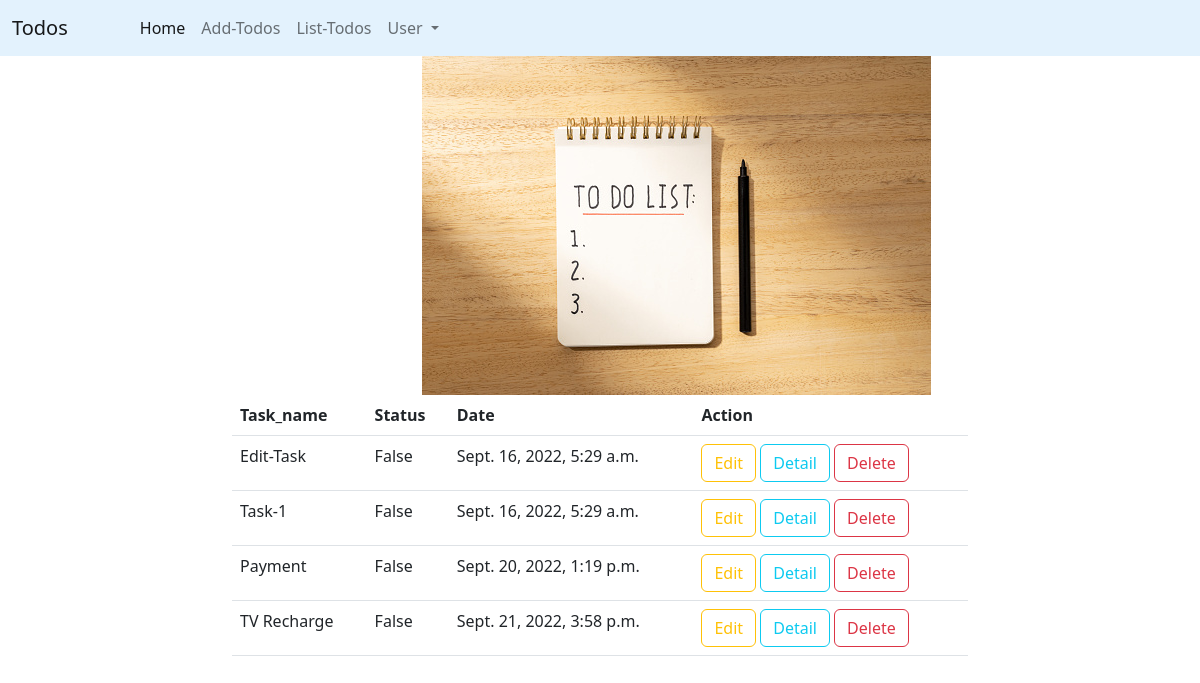
The page /todos/all (signed in) on the database as committed earlier.
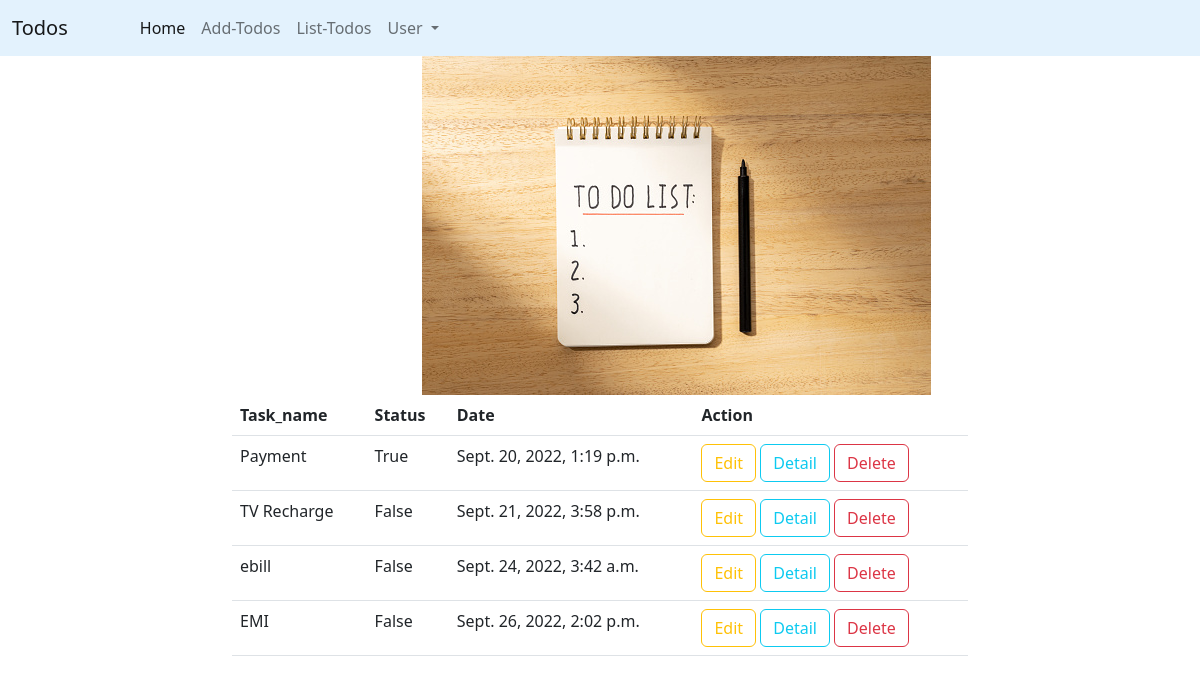
The same page on the database as committed later.
### todoapp/models.py (models this page shows, shortened)
class Todo(models.Model):
    user=models.ForeignKey(User,on_delete=models.CASCADE)
    task_name=models.CharField(max_length=120)
    status=models.BooleanField(default=False)
    date=models.DateTimeField(auto_now_add=True)

### todoapp/views.py (the view)
# urls.py: path("todos/all",views.TodoListView.as_view(),name="todos-list"),
@method_decorator(signin_required,name="dispatch")
class TodoListView(ListView):
    model = Todo
    context_object_name = "todos"
    template_name = "todolist.html"
    def get_queryset(self):  # to customize queryset we should override get_queryset
        return Todo.objects.filter(user=self.request.user)

### todoapp/templates/todolist.html (shortened to what this page needs)
{%extends 'base.html'%}
{%block body_block%}
{%load static%}
<div class="container">
    <div class="row">
        <div class="col-4"></div>
        <div class="col-4">
            <img src="{%static 'images/todolist.jpg'%}" alt="">
        </div>
        <div class="col-4"></div>
    </div>
    <div class="row">
        <div class="col-2"></div>
        <div class="col-8">
            {%if todos%}
            <table class="table">
                <tr>
                    <th>Task_name</th>
                    <th>Status</th>
                    <th>Date</th>
                    <th>Action</th>
                </tr>
                {%for todo in todos%}
                <tr>
                    <td>{{todo.task_name}}</td>
                    <td>{{todo.status}}</td>
                    <td>{{todo.date}}</td>
                    <td>
                        <a href="{%url 'edit-todo' todo.id%}" class="btn btn-outline-warning">Edit</a>
                        <a href="{%url 'todo-detail' todo.id%}" class="btn btn-outline-info">Detail</a>
                        <a href="{%url 'remove-todo' todo.id %}" class="btn btn-outline-danger">Delete</a>
                    </td>
                </tr>
                {%endfor%}
            </table>
            {%else%}
            <h2 class="text text-danger">No_Todos_to_Show</h2>
            {%endif%}
        </div>
        <div class="col-2"></div>
    </div>
</div>
{%endblock%}

### todoapp/templates/base.html (shortened to what this page needs)
<!DOCTYPE html>
<html lang="en">
<head>
    <link href="https://cdn.jsdelivr.net/npm/bootstrap@5.2.1/dist/css/bootstrap.min.css" rel="stylesheet">
</head>
<body>
<nav class="navbar navbar-expand-lg" style="background-color: #e3f2fd;">
  <div class="container-fluid">
    <a class="navbar-brand" href="{%url 'index'%}">Todos</a>
    <div class="collapse navbar-collapse" id="navbarSupportedContent">
      <ul class="navbar-nav me-auto mb-2 mb-lg-0">
        <li class="nav-item">
          <a class="nav-link active ms-5" aria-current="page" href="{%url 'index'%}">Home</a>
        </li>
        <li class="nav-item">
          <a class="nav-link" href="{%url 'add-todo'%}">Add-Todos</a>
        </li>
        <li class="nav-item">
          <a class="nav-link" href="{%url 'todos-list'%}">List-Todos</a>
        </li>
        <li class="nav-item dropdown">
          <a class="nav-link dropdown-toggle" href="#" role="button" data-bs-toggle="dropdown" aria-expanded="false">
            User
          </a>
        </li>
      </ul>
    </div>
  </div>
</nav>
{%block body_block%}
{%endblock%}
</body>
</html>

Rows that differ between the two databases and show on the page:
removed Todo: task_name "Edit-Task", status "False", date "Sept. 16, 2022, 5:29 a.m."
removed Todo: task_name "Task-1", status "False", date "Sept. 16, 2022, 5:29 a.m."
changed Todo "Payment": status "False" → "True"
added Todo: task_name "ebill", status "False", date "Sept. 24, 2022, 3:42 a.m."
added Todo: task_name "EMI", status "False", date "Sept. 26, 2022, 2:02 p.m."
